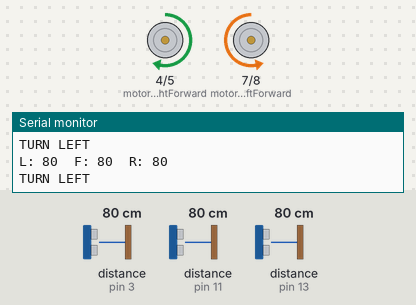
Simulated run of this sketch. Board: Arduino Uno, built with avr-gcc and run on an emulated ATmega328P. Parts: motor-driver pin pairs drawn as motors (green arrow = first pin HIGH = forward, orange = second pin HIGH = backward, longer = more drive, scaled by the enable pin), the last lines printed to the serial monitor. The inputs (shaded band) are chosen by the test bench; at power-on: distance to the obstacle (sensors on pin 13, pin 11, pin 3) 80 cm. The echo pulse lasts 58.3 µs per cm.

Above: at 3.2 s.
3.3 s: distance to the obstacle (sensor on pin 13) set to 23 cm
6.3 s: distance to the obstacle (sensor on pin 13) set to 18 cm
At 7.5 s:
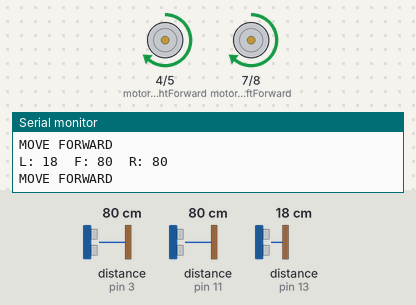
7.8 s: distance to the obstacle (sensor on pin 11) set to 23 cm
9.3 s: distance to the obstacle (sensor on pin 11) set to 19 cm
At 9.46 s:
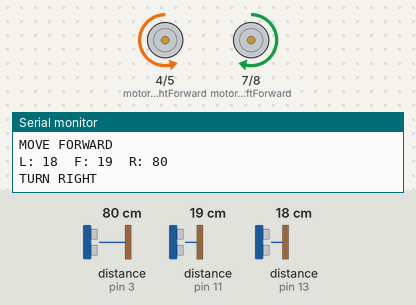
12.3 s: distance to the obstacle (sensor on pin 3) set to 23 cm
15.3 s: distance to the obstacle (sensor on pin 3) set to 19 cm
At 15.8 s:
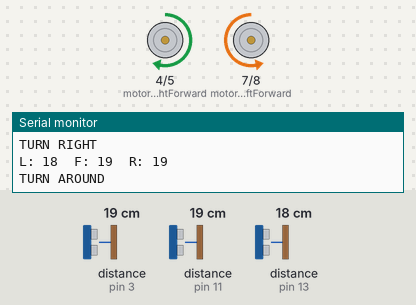
Timing chart, 0 to 19.3 s (numbered marks = the images above; inputs shaded):
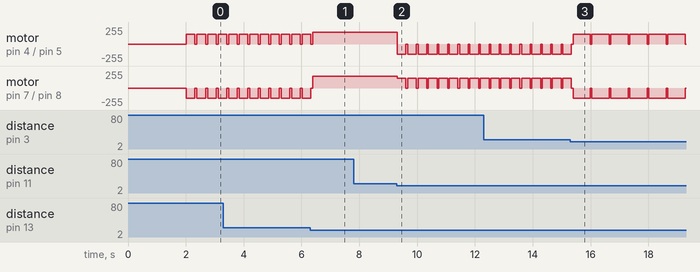

The sketch:

maze_solver.ino
```cpp
#include <Ultrasonic.h>

// ---------- Ultrasonic Pins ----------
const int leftSensorTrig   = 12;
const int leftSensorEcho   = 13;
const int frontSensorTrig  = 10;
const int frontSensorEcho  = 11;
const int rightSensorTrig  = 2;
const int rightSensorEcho  = 3;

// ---------- Motor Pins ----------
const int motorLeftForward   = 7;
const int motorLeftBackward  = 8;
const int motorRightForward  = 4;
const int motorRightBackward = 5;
const int en_right_motor     = 9;
const int en_left_motor      = 6;

// ---------- Speed ----------
const int speedForward = 180;
const int speedTurn    = 150;
const int MIN_DISTANCE = 20;  // Minimum safe distance in cm
const int TURN_DELAY   = 300; // ms

// ---------- Ultrasonic Objects ----------
Ultrasonic leftSensor(leftSensorTrig, leftSensorEcho);
Ultrasonic frontSensor(frontSensorTrig, frontSensorEcho);
Ultrasonic rightSensor(rightSensorTrig, rightSensorEcho);

void setup() {
  Serial.begin(9600);
  pinMode(motorLeftForward,   OUTPUT);
  pinMode(motorLeftBackward,  OUTPUT);
  pinMode(motorRightForward,  OUTPUT);
  pinMode(motorRightBackward, OUTPUT);
  pinMode(en_left_motor,      OUTPUT);
  pinMode(en_right_motor,     OUTPUT);
  stopMotors();
  Serial.println("=== MAZE ROBOT STARTING ===");
  delay(2000);
}

void loop() {
  int distLeft  = leftSensor.read();
  int distFront = frontSensor.read();
  int distRight = rightSensor.read();

  Serial.print("L: "); Serial.print(distLeft);
  Serial.print("  F: "); Serial.print(distFront);
  Serial.print("  R: "); Serial.println(distRight);

  // ---------- Left-hand rule ----------
  if (distLeft > MIN_DISTANCE) {
    Serial.println("TURN LEFT");
    turnLeft();
  }
  else if (distFront > MIN_DISTANCE) {
    Serial.println("MOVE FORWARD");
    moveForward();
  }
  else if (distRight > MIN_DISTANCE) {
    Serial.println("TURN RIGHT");
    turnRight();
  }
  else {
    Serial.println("TURN AROUND");
    turnAround();
  }

  delay(50);
}

// ---------- Motor Functions ----------
void moveForward() {
  digitalWrite(motorLeftForward,   HIGH);
  digitalWrite(motorLeftBackward,  LOW);
  digitalWrite(motorRightForward,  HIGH);
  digitalWrite(motorRightBackward, LOW);
  analogWrite(en_left_motor,  speedForward);
  analogWrite(en_right_motor, speedForward);
}

void turnLeft() {
  digitalWrite(motorLeftForward,   LOW);
  digitalWrite(motorLeftBackward,  HIGH);
  digitalWrite(motorRightForward,  HIGH);
  digitalWrite(motorRightBackward, LOW);
  analogWrite(en_left_motor,  speedTurn);
  analogWrite(en_right_motor, speedTurn);
  delay(TURN_DELAY);
  stopMotors();
}

void turnRight() {
  digitalWrite(motorLeftForward,   HIGH);
  digitalWrite(motorLeftBackward,  LOW);
  digitalWrite(motorRightForward,  LOW);
  digitalWrite(motorRightBackward, HIGH);
  analogWrite(en_left_motor,  speedTurn);
  analogWrite(en_right_motor, speedTurn);
  delay(TURN_DELAY);
  stopMotors();
}

void turnAround() {
  digitalWrite(motorLeftForward,   LOW);
  digitalWrite(motorLeftBackward,  HIGH);
  digitalWrite(motorRightForward,  HIGH);
  digitalWrite(motorRightBackward, LOW);
  analogWrite(en_left_motor,  speedTurn);
  analogWrite(en_right_motor, speedTurn);
  delay(TURN_DELAY * 2);
  stopMotors();
}

void stopMotors() {
  digitalWrite(motorLeftForward,   LOW);
  digitalWrite(motorLeftBackward,  LOW);
  digitalWrite(motorRightForward,  LOW);
  digitalWrite(motorRightBackward, LOW);
  analogWrite(en_left_motor,  0);
  analogWrite(en_right_motor, 0);
}
```

Measured:
- the behaviour switches between 21 and 20 cm on distance to the obstacle (sensor on pin 13) (found by bisection; images 0 and 1)
- the behaviour switches between 21 and 20 cm on distance to the obstacle (sensor on pin 11) (found by bisection; images 1 and 2)
- the behaviour switches between 21 and 20 cm on distance to the obstacle (sensor on pin 3) (found by bisection; images 2 and 3)
- after the input at 9.3 s, motor on pin 4 (motorRightForward) / pin 5 (motorRightBackward): alternates backward 150/255 for 0.30 s and stopped for 0.06 s, starting at once; motor on pin 7 (motorLeftForward) / pin 8 (motorLeftBackward): alternates forward 150/255 for 0.30 s and stopped for 0.06 s, starting at once
- after the input at 15.3 s, motor on pin 4 (motorRightForward) / pin 5 (motorRightBackward): alternates forward 150/255 for 0.60 s and stopped for 0.06 s, starting after 0.09 s; motor on pin 7 (motorLeftForward) / pin 8 (motorLeftBackward): alternates backward 150/255 for 0.60 s and stopped for 0.06 s, starting after 0.09 s
- by itself, motor on pin 4 (motorRightForward) / pin 5 (motorRightBackward): alternates forward 150/255 for 0.30 s and stopped for 0.06 s
- by itself, motor on pin 7 (motorLeftForward) / pin 8 (motorLeftBackward): alternates backward 150/255 for 0.30 s and stopped for 0.06 s
